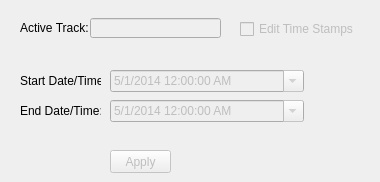
   <widget class="QWidget" name="tab_2">
    <attribute name="title">
     <string>Time</string>
    </attribute>
    <widget class="QDateTimeEdit" name="dateTimeEdit_start">
     <property name="enabled">
      <bool>false</bool>
     </property>
     <property name="geometry">
      <rect>
       <x>110</x>
       <y>70</y>
       <width>194</width>
       <height>22</height>
      </rect>
     </property>
     <property name="dateTime">
      <datetime>
       <hour>0</hour>
       <minute>0</minute>
       <second>0</second>
       <year>2014</year>
       <month>5</month>
       <day>1</day>
      </datetime>
     </property>
     <property name="date">
      <date>
       <year>2014</year>
       <month>5</month>
       <day>1</day>
      </date>
     </property>
     <property name="displayFormat">
      <string>M/d/yyyy hh:mm:ss AP</string>
     </property>
     <property name="calendarPopup">
      <bool>true</bool>
     </property>
    </widget>
    <widget class="QCheckBox" name="checkBox_time_edit">
     <property name="enabled">
      <bool>false</bool>
     </property>
     <property name="geometry">
      <rect>
       <x>240</x>
       <y>21</y>
       <width>131</width>
       <height>16</height>
      </rect>
     </property>
     <property name="toolTip">
      <string>&lt;html&gt;&lt;head/&gt;&lt;body&gt;&lt;p&gt;Checking this box will enable the &amp;quot;Time&amp;quot; fields for editing. The user must select a layer in the table of contents, have editing &amp;quot;on&amp;quot;, and have at least one selected point.&lt;/p&gt;&lt;/body&gt;&lt;/html&gt;</string>
     </property>
     <property name="text">
      <string>Edit Time Stamps</string>
     </property>
    </widget>
    <widget class="QLineEdit" name="lineEdit_time_active">
     <property name="enabled">
      <bool>false</bool>
     </property>
     <property name="geometry">
      <rect>
       <x>90</x>
       <y>18</y>
       <width>131</width>
       <height>20</height>
      </rect>
     </property>
     <property name="toolTip">
      <string>&lt;html&gt;&lt;head/&gt;&lt;body&gt;&lt;p&gt;The selected layer in the table of contents.&lt;/p&gt;&lt;/body&gt;&lt;/html&gt;</string>
     </property>
    </widget>
    <widget class="QLabel" name="label_visualization_active_5">
     <property name="geometry">
      <rect>
       <x>20</x>
       <y>20</y>
       <width>81</width>
       <height>16</height>
      </rect>
     </property>
     <property name="text">
      <string>&lt;html&gt;&lt;head/&gt;&lt;body&gt;&lt;p&gt;&lt;span style=&quot; color:#000000;&quot;&gt;Active Track:&lt;/span&gt;&lt;/p&gt;&lt;/body&gt;&lt;/html&gt;</string>
     </property>
    </widget>
    <widget class="QLabel" name="label_visualization_active_6">
     <property name="geometry">
      <rect>
       <x>20</x>
       <y>70</y>
       <width>81</width>
       <height>22</height>
      </rect>
     </property>
     <property name="text">
      <string>&lt;html&gt;&lt;head/&gt;&lt;body&gt;&lt;p&gt;&lt;span style=&quot; color:#000000;&quot;&gt;Start Date/Time:&lt;/span&gt;&lt;/p&gt;&lt;/body&gt;&lt;/html&gt;</string>
     </property>
    </widget>
    <widget class="QDateTimeEdit" name="dateTimeEdit_end">
     <property name="enabled">
      <bool>false</bool>
     </property>
     <property name="geometry">
      <rect>
       <x>110</x>
       <y>100</y>
       <width>194</width>
       <height>22</height>
      </rect>
     </property>
     <property name="dateTime">
      <datetime>
       <hour>0</hour>
       <minute>0</minute>
       <second>0</second>
       <year>2014</year>
       <month>5</month>
       <day>1</day>
      </datetime>
     </property>
     <property name="date">
      <date>
       <year>2014</year>
       <month>5</month>
       <day>1</day>
      </date>
     </property>
     <property name="displayFormat">
      <string>M/d/yyyy hh:mm:ss AP</string>
     </property>
     <property name="calendarPopup">
      <bool>true</bool>
     </property>
    </widget>
    <widget class="QLabel" name="label_visualization_active_7">
     <property name="geometry">
      <rect>
       <x>20</x>
       <y>100</y>
       <width>81</width>
       <height>22</height>
      </rect>
     </property>
     <property name="text">
      <string>&lt;html&gt;&lt;head/&gt;&lt;body&gt;&lt;p&gt;&lt;span style=&quot; color:#000000;&quot;&gt;End Date/Time:&lt;/span&gt;&lt;/p&gt;&lt;/body&gt;&lt;/html&gt;</string>
     </property>
    </widget>
    <widget class="QPushButton" name="pushButton_time_apply_startend">
     <property name="enabled">
      <bool>false</bool>
     </property>
     <property name="geometry">
      <rect>
       <x>110</x>
       <y>150</y>
       <width>61</width>
       <height>23</height>
      </rect>
     </property>
     <property name="toolTip">
      <string>&lt;html&gt;&lt;head/&gt;&lt;body&gt;&lt;p&gt;Apply the camera view changes to the selected points in the active layer. To roll back these edits, select &amp;quot;Cancel for selected layer&amp;quot; in the editor options.&lt;/p&gt;&lt;/body&gt;&lt;/html&gt;</string>
     </property>
     <property name="text">
      <string>Apply</string>
     </property>
     <property name="icon">
      <iconset resource="resources.qrc">
       <normaloff>:/plugins/milkmachine/triangle.png</normaloff>:/plugins/milkmachine/triangle.png</iconset>
     </property>
    </widget>
   </widget>
